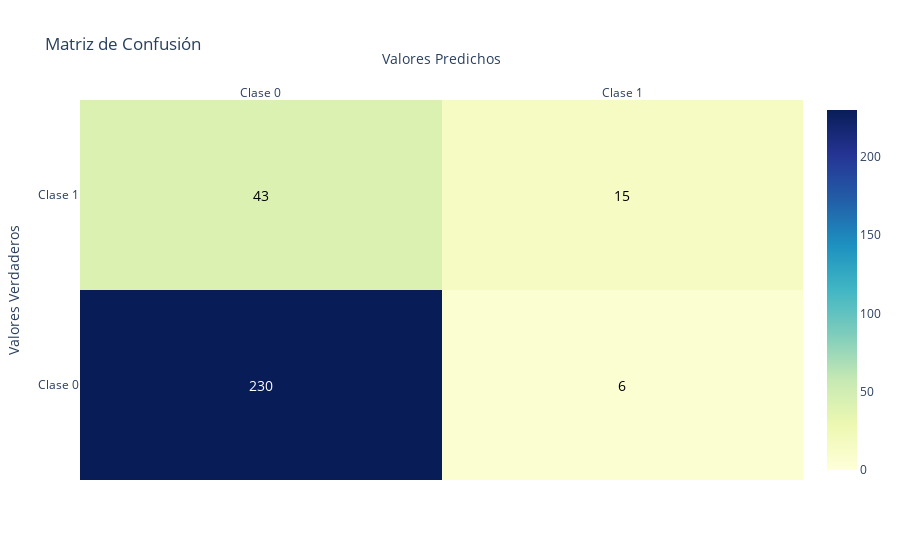

Notebook code cell kept with this figure:
### Markdown cell above
* 4.3. Modelo **XgBoost**

### Code cell
ML.modelo_xgboost(df=df_ml, target="abandono", tipo_problema="clasificacion", graficar=True, random_state=1)

### Figure 1 — Plotly figure (JSON) as saved in the notebook; plotly's stock layout.template omitted (floating-point values rounded to 4 significant figures)
{"data": [{"colorscale": [[0, "rgb(255,255,217)"], [0.125, "rgb(237,248,177)"], [0.25, "rgb(199,233,180)"], [0.375, "rgb(127,205,187)"], [0.5, "rgb(65,182,196)"], [0.625, "rgb(29,145,192)"], [0.75, "rgb(34,94,168)"], [0.875, "rgb(37,52,148)"], [1, "rgb(8,29,88)"]], "type": "heatmap", "x": ["Clase 0", "Clase 1"], "y": ["Clase 0", "Clase 1"], "z": [[230, 6], [43, 15]], "zmax": 230, "zmin": 0}], "layout": {"annotations": [{"font": {"color": "white", "size": 14}, "showarrow": false, "text": "230", "x": "Clase 0", "y": "Clase 0"}, {"font": {"color": "black", "size": 14}, "showarrow": false, "text": "6", "x": "Clase 1", "y": "Clase 0"}, {"font": {"color": "black", "size": 14}, "showarrow": false, "text": "43", "x": "Clase 0", "y": "Clase 1"}, {"font": {"color": "black", "size": 14}, "showarrow": false, "text": "15", "x": "Clase 1", "y": "Clase 1"}], "title": {"text": "Matriz de Confusión"}, "xaxis": {"side": "top", "title": {"text": "Valores Predichos"}}, "yaxis": {"title": {"text": "Valores Verdaderos"}}}}
